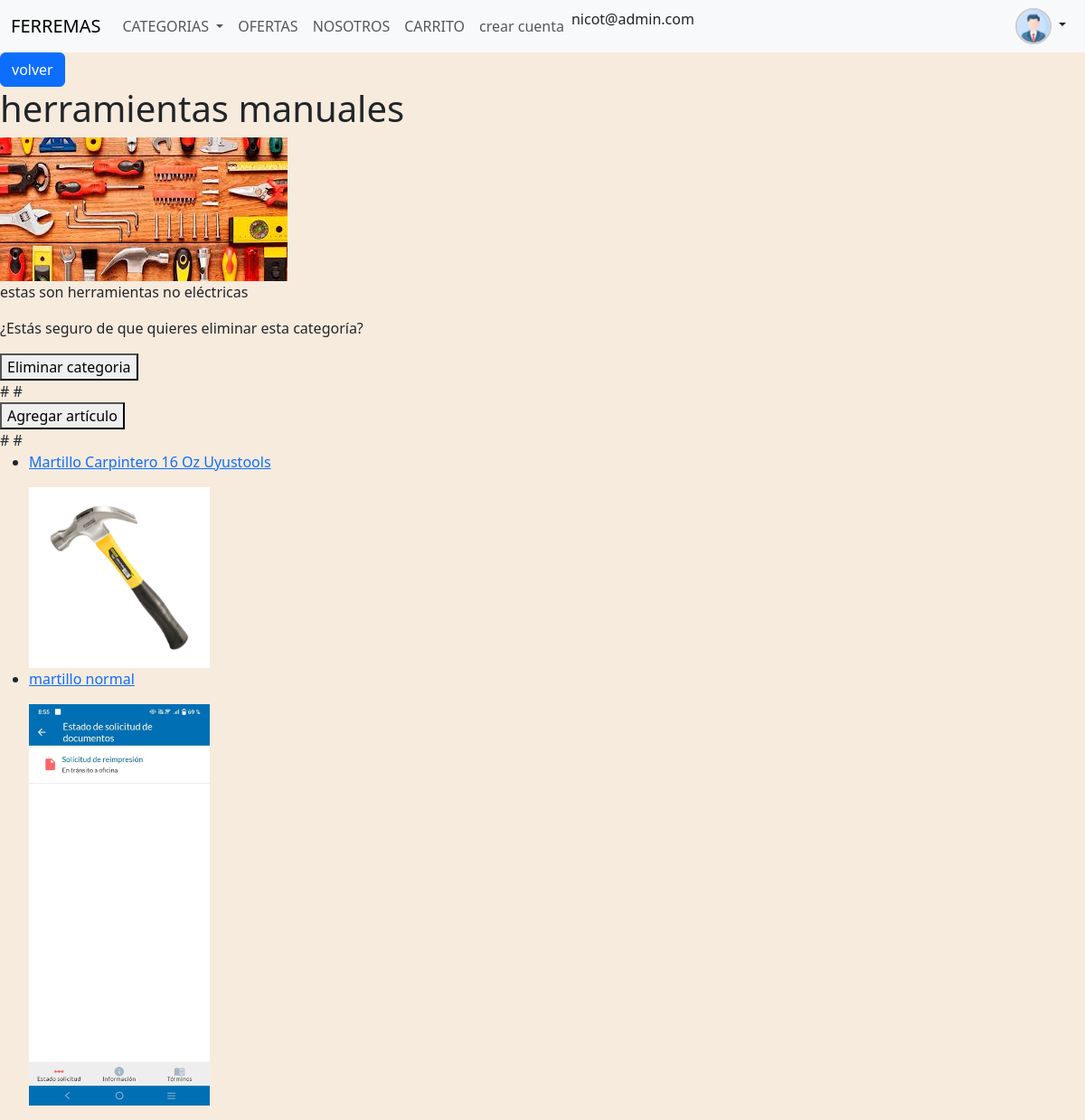
Screenshot of /Home/Categorias/herramientas manuales/ (signed in) with the database file from the repository.
### task/models.py (models this page shows, shortened)
class Categoria(models.Model):
    nombrecat = models.CharField(max_length=100, unique=True)
    descripcion = models.TextField(blank=True)
    imagen = models.ImageField(upload_to='Categoriasimg/')
    user = models.ForeignKey('auth.User', on_delete=models.CASCADE, null=True)

class articulo(models.Model):
    Tipo = models.CharField(max_length=100)
    nombreart = models.CharField(max_length=100, unique=True)
    descripcion = models.TextField(blank=True)
    fecha = models.DateTimeField(auto_now_add=True)
    imagen = models.ImageField(upload_to='articulosimg/')
    valorunidad = models.DecimalField(max_digits=10, decimal_places=2)
    cantidad = models.IntegerField()
    user = models.ForeignKey('auth.User', on_delete=models.CASCADE, null=True)

### task/views.py (the view)
# urls.py: path('Home/Categorias/<str:nombre_cat>/',views.detalle_categoria, name='detalle_categorias'),
def detalle_categoria(request, nombre_cat):
    categoria = get_object_or_404(Categoria, nombrecat=nombre_cat)
    Articulos = articulo.objects.filter(Tipo=nombre_cat)
    return render(request, 'detalle_categorias.html', {
        'categoria': categoria,
        'Articulos': Articulos
    })

### task/context_processor.py (called while the page is built)
def total_carrito(request):
    total = 0
    if request.user.is_authenticated:
       if "carrito" in request.session.keys():
           for key, value in request.session['carrito'].items():
               total += float(value['acumulado'])
    return {"total_factura": total}

### task/Templates/detalle_categorias.html (shortened to what this page needs)
{% extends 'navbar.html' %}
{% block body %}
<a href="{% url 'categorias'   %}" class="btn btn-primary">volver </a>
 <h1>{{ categoria.nombrecat }}</h1>
        {% if categoria.imagen %}
            <img src="{{ categoria.imagen.url }}" alt="Imagen de la categoría">
        {% else %}
            <p>No hay imagen disponible</p>
        {% endif %}
        <p> {{ categoria.descripcion }} </p>
        {% if user.is_superuser %}
            <form action="{% url 'eliminar_cat' categoria.nombrecat %}" method="POST">
                <p>¿Estás seguro de que quieres eliminar esta categoría?</p>
                <button>
                    Eliminar categoria
                </button>
            </form>
        {% endif %}
        #  #
        {% if user.is_superuser or "@bodegero" in user.email %}
              <form action="{% url 'Agregarart' categoria.nombrecat %}" method="GET">
            <button>Agregar artículo</button>
        </form>
        {% endif %}
        # #
        <ul>
            {% for articulo in Articulos %}
                <li>
                    <a href="{% url 'detalle_Articulos' articulo.Tipo articulo.nombreart %}">
                        <p>{{ articulo.nombreart }}</p>
                        {% if articulo.imagen %}
                            <img src="{{ articulo.imagen.url }}" alt="Imagen del artículo" width="200">
                        {% else %}
                            <p>No hay imagen disponible</p>
                        {% endif %}
                    </a>
                </li>
            {% endfor %}
        </ul>
{% endblock %}

### task/Templates/navbar.html (shortened to what this page needs)
{% load static %}
<!DOCTYPE html>
<html lang="en">
  <head>
    <link
      href="https://cdn.jsdelivr.net/npm/bootstrap@5.3.6/dist/css/bootstrap.min.css"
      rel="stylesheet"
    />
    <link
      href="https://getbootstrap.com/docs/5.3/assets/css/docs.css"
      rel="stylesheet"
    />
    <link rel="stylesheet" href="{% static 'style.css' %}">
  </head>
  <body>
    <nav class="navbar navbar-expand-lg bg-body-tertiary">
      <div class="container-fluid">
        <a class="navbar-brand" href="/Home/">FERREMAS</a>
        <div class="collapse navbar-collapse" id="navbarSupportedContent">
          <ul class="navbar-nav me-auto mb-2 mb-lg-0">
            <li class="nav-item dropdown">
              <a class="nav-link dropdown-toggle" href="#" role="button" data-bs-toggle="dropdown" aria-expanded="false">
                CATEGORIAS
              </a>
              <li class="nav-item">
                <a class="nav-link" href="#">OFERTAS</a>
              </li>
              <li class="nav-item">
                <a class="nav-link" href="{% url 'nosotros' %}">NOSOTROS</a>
              </li>
              <li class="nav-item">
                <a class="nav-link" href="{% url 'carrito' %}">CARRITO</a>
              </li>
              {% if user.is_superuser %}
              <li class="nav-item">
                <a class="nav-link" href="{% url 'crearcuenta' %}">crear cuenta</a>
              </li>
              {% endif %}
              {{ user.email }}
          </ul>
        </div>
        <div class="d-flex ms-auto">
          {% if user.is_authenticated %}
          <div class="dropdown">
            <a class="btn p-0 user-button me-2 dropdown-toggle" href="#" role="button" data-bs-toggle="dropdown" aria-expanded="false">
              <img src="{% static 'fotos/perfil.png' %}" alt="Perfil" class="rounded-circle user-icon">
            </a>
          </div>
          {% endif %}
        </div>
      </div>
    </nav>
{% block body %}
{% endblock  %}

### task/static/style.css (style rules this page uses)
body { background-color: #f7ebdd; background-size: cover; background-repeat: no-repeat; }
.user-icon { width: 40px; height: 40px; object-fit: cover; border-radius: 50%; border: 2px solid #ccc; transition: 0.3s ease; }

### rows the page displays
Categoria: nombrecat "herramientas manuales", imagen (picture), descripcion "estas son herramientas no eléctricas"
articulo: nombreart "Martillo Carpintero 16 Oz Uyustools", imagen (picture)
articulo: nombreart "martillo normal", imagen (picture)

### other values shown
{{ user.email }} "nicot@admin.com"
